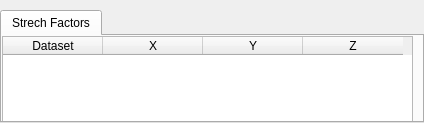
<?xml version="1.0" encoding="UTF-8"?>
<ui version="4.0">
 <class>StretchFactorTableGUI</class>
 <widget class="QWidget" name="StretchFactorTableGUI">
  <property name="geometry">
   <rect>
    <x>0</x>
    <y>0</y>
    <width>424</width>
    <height>123</height>
   </rect>
  </property>
  <property name="windowTitle">
   <string>Form</string>
  </property>
  <layout class="QVBoxLayout" name="verticalLayout">
   <property name="spacing">
    <number>0</number>
   </property>
   <property name="leftMargin">
    <number>0</number>
   </property>
   <property name="topMargin">
    <number>10</number>
   </property>
   <property name="rightMargin">
    <number>0</number>
   </property>
   <property name="bottomMargin">
    <number>0</number>
   </property>
   <item>
    <widget class="QTabWidget" name="tabWidget">
     <property name="currentIndex">
      <number>0</number>
     </property>
     <widget class="QWidget" name="tab">
      <attribute name="title">
       <string>Strech Factors</string>
      </attribute>
      <widget class="QTableWidget" name="tableWidget">
       <property name="geometry">
        <rect>
         <x>0</x>
         <y>0</y>
         <width>411</width>
         <height>90</height>
        </rect>
       </property>
       <column>
        <property name="text">
         <string>Dataset</string>
        </property>
        <property name="textAlignment">
         <set>AlignCenter</set>
        </property>
       </column>
       <column>
        <property name="text">
         <string>X</string>
        </property>
        <property name="textAlignment">
         <set>AlignCenter</set>
        </property>
       </column>
       <column>
        <property name="text">
         <string>Y</string>
        </property>
        <property name="textAlignment">
         <set>AlignCenter</set>
        </property>
       </column>
       <column>
        <property name="text">
         <string>Z</string>
        </property>
        <property name="textAlignment">
         <set>AlignCenter</set>
        </property>
       </column>
      </widget>
     </widget>
    </widget>
   </item>
  </layout>
 </widget>
 <resources/>
 <connections/>
</ui>
